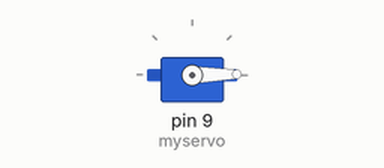
The sketch below on a simulated Arduino Uno, built with avr-gcc and run on an emulated ATmega328P. On the bench: servo.

Above: at 0.05 s.
At 2.65 s:
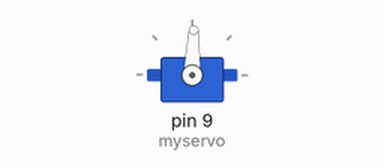
At 5.25 s:
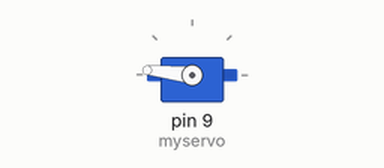
At 10.45 s:
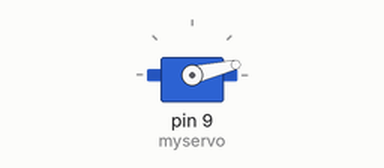
Timing chart, 0 to 14.1 s (numbered marks = the images above):
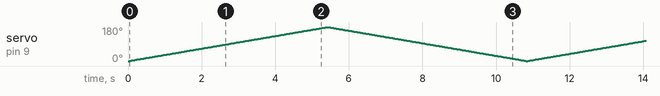

The sketch:

servo_0-180_180-0.ino
```cpp
/*
 Controlling a servo position using a potentiometer (variable resistor)
 by Michal Rinott <http://people.interaction-ivrea.it/m.rinott>

 modified on 8 Nov 2013
 by Scott Fitzgerald
 http://www.arduino.cc/en/Tutorial/Knob
*/

#include <Servo.h>

Servo myservo;  // create servo object to control a servo


void setup() {
  myservo.attach(9);  // attaches the servo on pin 9 to the servo object
}

void loop() {
 for(int i=0;i<180;i++)
{ myservo.write(i);                  // sets the servo position according to the scaled value
  delay(30);
}
  for(int i=180;i<=180 and i>0;i--)
  {
 myservo.write(i);                  // sets the servo position according to the scaled value
  delay(30);
  }
}
```
